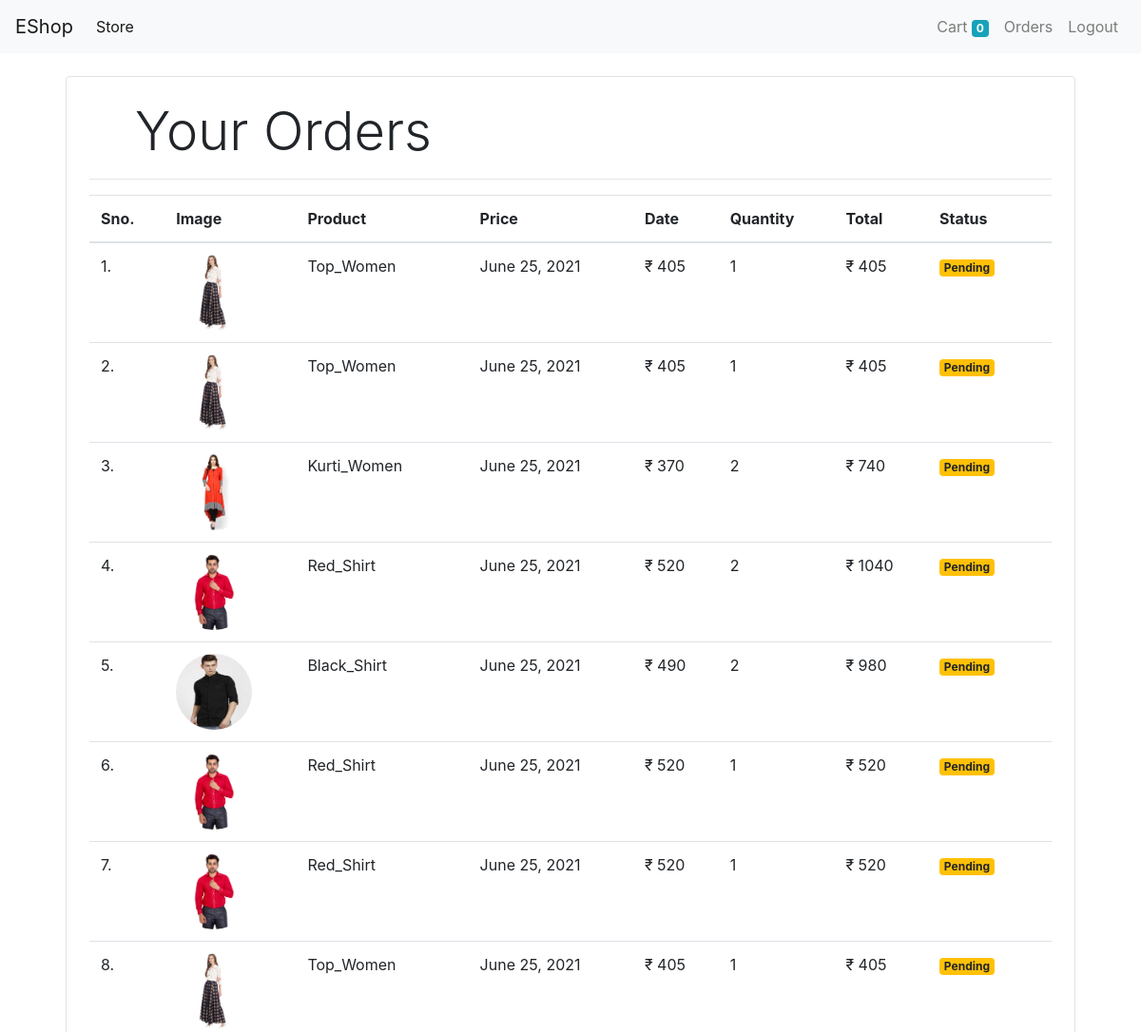
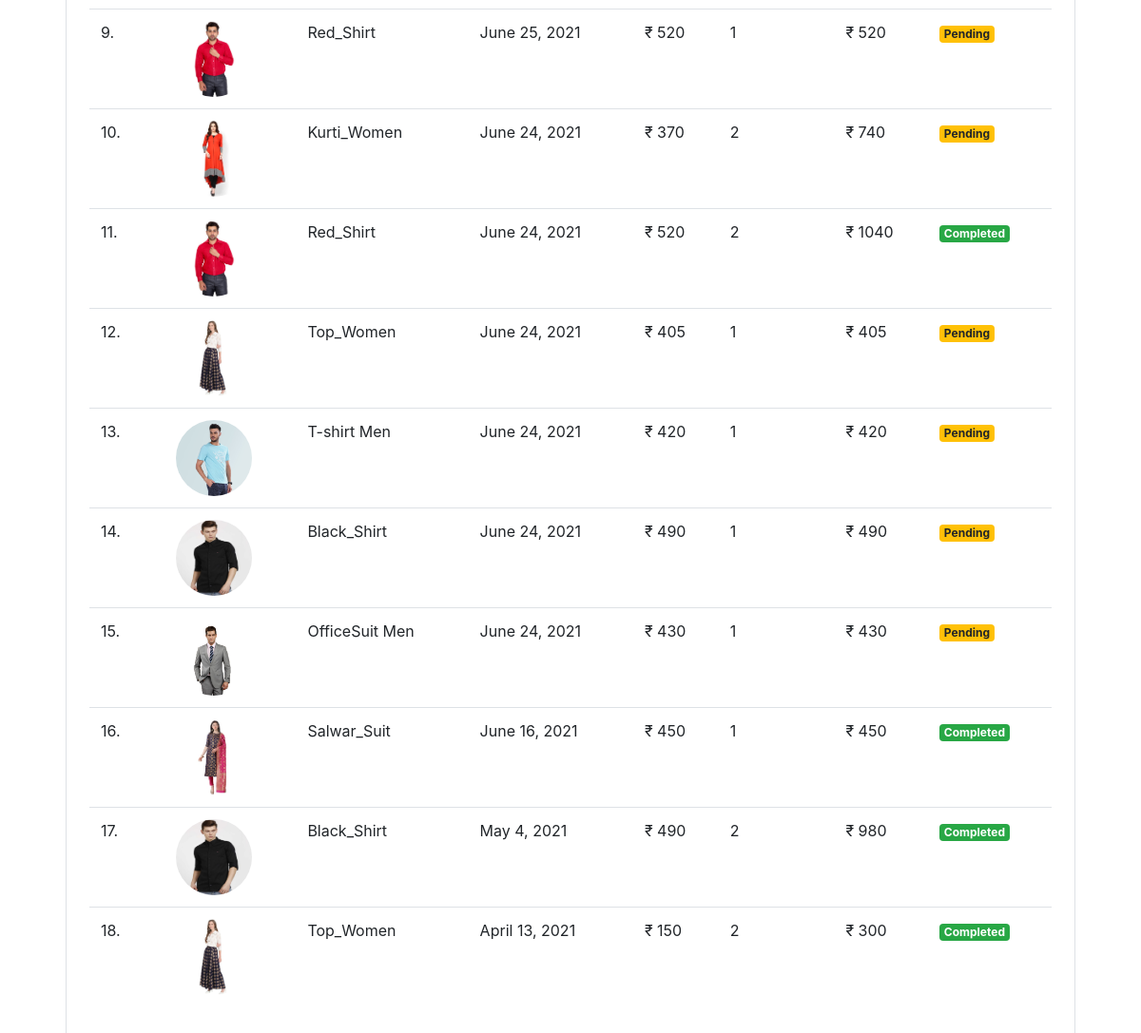
Screenshot of /orders (signed in) with the database file from the repository (2 pictures, top to bottom).
### store/models/orders.py (models this page shows, shortened)
class Order(models.Model):
    product = models.ForeignKey(Product, on_delete=models.CASCADE)
    customer = models.ForeignKey(Customer, on_delete=models.CASCADE)
    quantity = models.IntegerField(default=1)
    price = models.IntegerField()
    address = models.CharField(max_length=50, default='', blank=True)
    phone = models.CharField(max_length=50, default='', blank=True)
    date = models.DateField(default=datetime.datetime.today)
    status = models.BooleanField(default=False)
    @staticmethod
    def get_orders_by_customer(customer_id):
        return Order.objects.filter(customer = customer_id).order_by('-date')

### store/models/product.py (models this page shows, shortened)
class Product(models.Model):
    name=models.CharField(max_length=50)
    price=models.IntegerField(default=0)
    category=models.ForeignKey(Category, on_delete=models.CASCADE, default=1)
    desc=models.CharField(max_length=200,default='', null=True,blank=True)
    image=models.ImageField(upload_to='uploads/products/')

### store/middlewares/auth.py (the view)
    def middleware(request):
        returnUrl=request.META['PATH_INFO']
        print(request.META['PATH_INFO'])
        if not request.session.get('customer'):
            return redirect(f'login?return_url={returnUrl}')
        response = get_response(request)
        return response

### store/templatetags/custom_filter.py (called while the page is built)
@register.filter(name='currency')
def currency(number):
    return "₹ " + str(number)

@register.filter(name='multiply')
def multiply(number,number1):
    return number * number1

### store/views/orders.py (called while the page is built)
    def get(self, request):
        customer = request.session.get('customer')
        orders = Order.get_orders_by_customer(customer)
        print(orders)
        return render(request, 'orders.html',{'orders':orders})

### store/templates/orders.html
{% extends 'base.html' %}
{% block content %}
{% load cart %}
{% load custom_filter %}
<div class="container">
    <div class="border rounded p-4 m-4 ">
        <p class="display-4 pl-4 ml-4">Your Orders</p>
        <hr>
        <table class="table" >
            <thead>
                <tr>
                    <th>Sno.</th>
                    <th>Image</th>
                    <th>Product</th>
                    <th>Price</th>
                    <th>Date</th>
                    <th>Quantity</th>
                    <th>Total</th>
                    <th>Status</th>
                </tr>
            </thead>
            <tbody>
                {% for order in orders %}
                <tr>
                    <td>{{forloop.counter}}.</td>
                    <td><img style="height:80px;" class="rounded-circle" src="{{order.product.image.url}}" alt=""></td>
                    <td>{{order.product.name}}</td>
                    <td>{{order.date}}</td>
                    <td>{{order.price|currency}}</td>
                    <td>{{order.quantity}}</td>
                    <td>{{order.quantity|multiply:order.price|currency}}</td>
                    {% if order.status %}
                    <td><small class="badge badge-success">Completed</small></td>
                    {% else %}
                    <td><small class="badge badge-warning">Pending</small></td>
                    {% endif %}
                </tr>
                {% endfor %}
            </tbody>
        </table>
    </div>
</div>
{% endblock %}

### rows the page displays
Order: product.image (picture), product.name "Top_Women", date "June 25, 2021", price "₹ 405", quantity "1", quantity|multiply "₹ 405", status "Pending"
Order: product.image (picture), product.name "Top_Women", date "June 25, 2021", price "₹ 405", quantity "1", quantity|multiply "₹ 405", status "Pending"
Order: product.image (picture), product.name "Kurti_Women", date "June 25, 2021", price "₹ 370", quantity "2", quantity|multiply "₹ 740", status "Pending"
Order: product.image (picture), product.name "Red_Shirt", date "June 25, 2021", price "₹ 520", quantity "2", quantity|multiply "₹ 1040", status "Pending"
Order: product.image (picture), product.name "Black_Shirt", date "June 25, 2021", price "₹ 490", quantity "2", quantity|multiply "₹ 980", status "Pending"
Order: product.image (picture), product.name "Red_Shirt", date "June 25, 2021", price "₹ 520", quantity "1", quantity|multiply "₹ 520", status "Pending"
Order: product.image (picture), product.name "Red_Shirt", date "June 25, 2021", price "₹ 520", quantity "1", quantity|multiply "₹ 520", status "Pending"
Order: product.image (picture), product.name "Top_Women", date "June 25, 2021", price "₹ 405", quantity "1", quantity|multiply "₹ 405", status "Pending"
Order: product.image (picture), product.name "Red_Shirt", date "June 25, 2021", price "₹ 520", quantity "1", quantity|multiply "₹ 520", status "Pending"
Order: product.image (picture), product.name "Kurti_Women", date "June 24, 2021", price "₹ 370", quantity "2", quantity|multiply "₹ 740", status "Pending"
Order: product.image (picture), product.name "Red_Shirt", date "June 24, 2021", price "₹ 520", quantity "2", quantity|multiply "₹ 1040", status "Completed"
Order: product.image (picture), product.name "Top_Women", date "June 24, 2021", price "₹ 405", quantity "1", quantity|multiply "₹ 405", status "Pending"
Order: product.image (picture), product.name "T-shirt Men", date "June 24, 2021", price "₹ 420", quantity "1", quantity|multiply "₹ 420", status "Pending"
Order: product.image (picture), product.name "Black_Shirt", date "June 24, 2021", price "₹ 490", quantity "1", quantity|multiply "₹ 490", status "Pending"
Order: product.image (picture), product.name "OfficeSuit Men", date "June 24, 2021", price "₹ 430", quantity "1", quantity|multiply "₹ 430", status "Pending"
Order: product.image (picture), product.name "Salwar_Suit", date "June 16, 2021", price "₹ 450", quantity "1", quantity|multiply "₹ 450", status "Completed"
Order: product.image (picture), product.name "Black_Shirt", date "May 4, 2021", price "₹ 490", quantity "2", quantity|multiply "₹ 980", status "Completed"
Order: product.image (picture), product.name "Top_Women", date "April 13, 2021", price "₹ 150", quantity "2", quantity|multiply "₹ 300", status "Completed"

### other values shown
{{ request.session.cart.keys|length }} "0"
